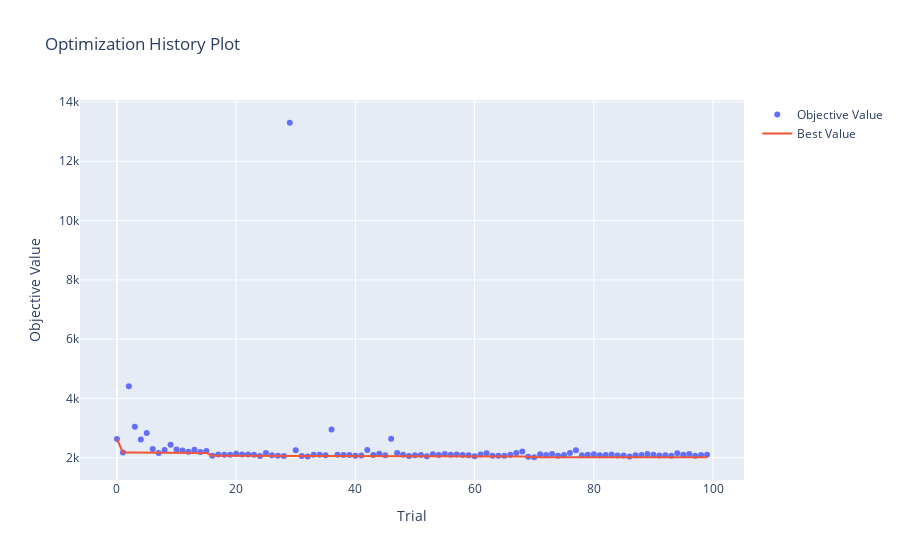

The notebook cell saved with this chart:
### Markdown cell above
## 1.5 Visualizaciones (0.5 puntos)

<p align="center">
  <img src="https://media.tenor.com/F-LgB1xTebEAAAAd/look-at-this-graph-nickelback.gif">
</p>


Satisfecho con su trabajo, Fiu le pregunta si es posible generar visualizaciones que permitan entender el entrenamiento de su modelo.

A partir del siguiente <a href = https://optuna.readthedocs.io/en/stable/tutorial/10_key_features/005_visualization.html#visualization>enlace</a>, genere las siguientes visualizaciones:

- Gráfico de historial de optimización
- Gráfico de coordenadas paralelas
- Gráfico de importancia de hiperparámetros

Comente sus resultados: ¿Desde qué *trial* se empiezan a observar mejoras notables en sus resultados? ¿Qué tendencias puede observar a partir del gráfico de coordenadas paralelas? ¿Cuáles son los hiperparámetros con mayor importancia para la optimización de su modelo?

### Code cell
from optuna.visualization import plot_optimization_history

plot_optimization_history(study)
